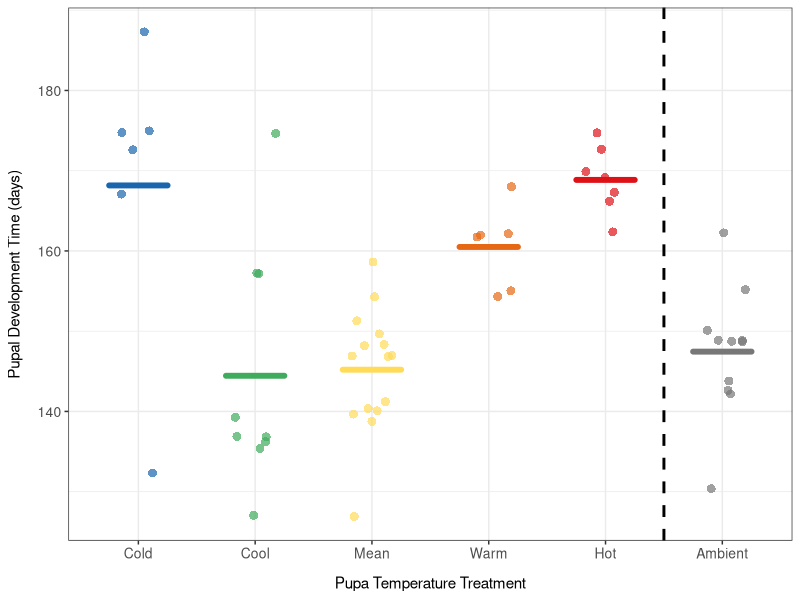
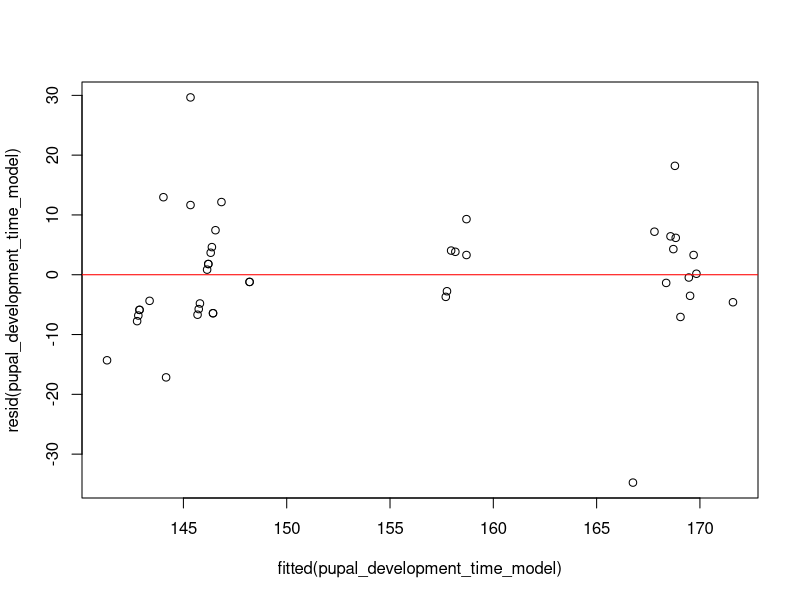
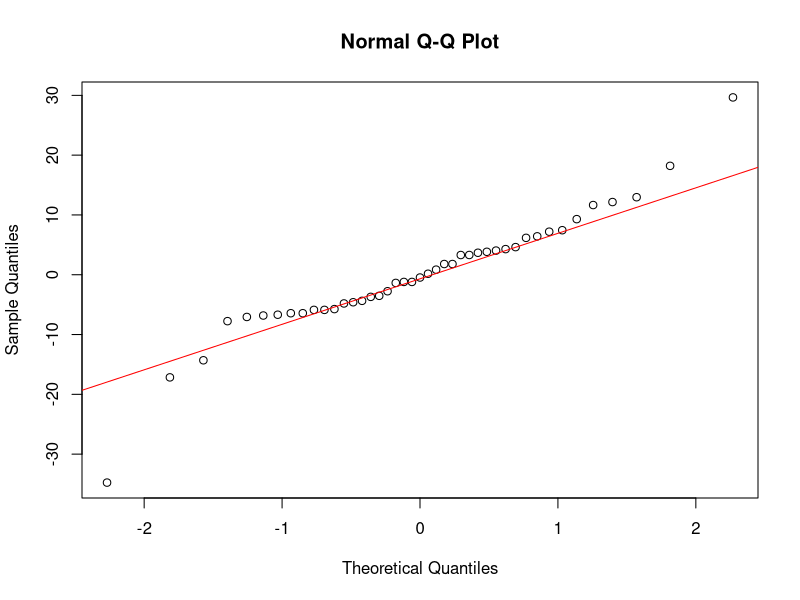
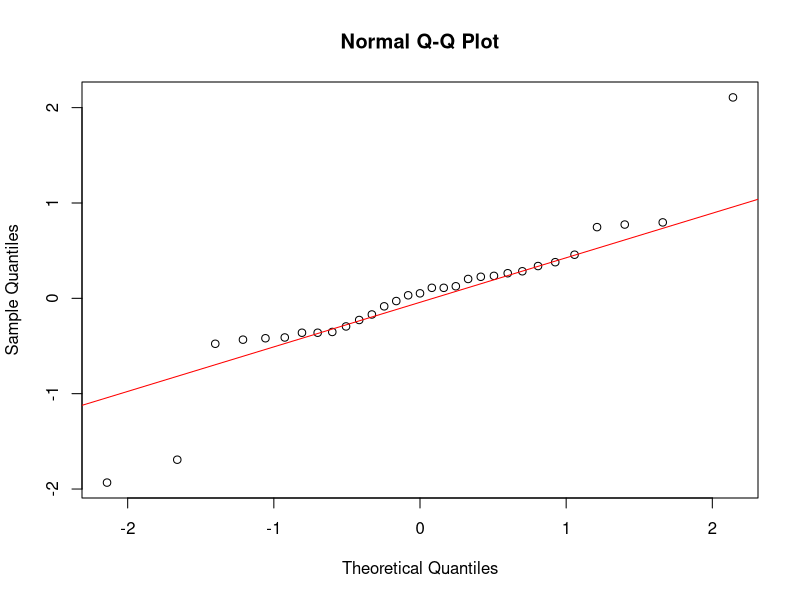
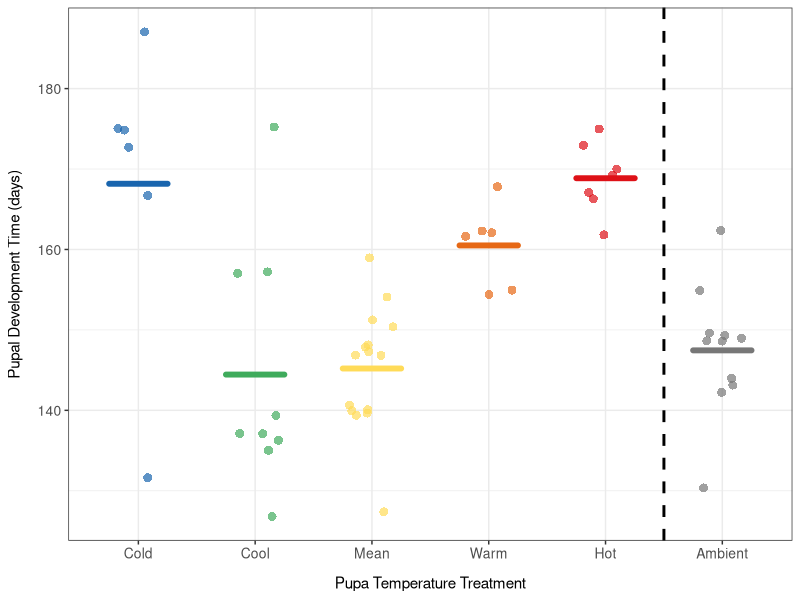

Recreate these plots in R, in order.
#### DESCRIPTION ####

# This script analyses the data looking at the effect of temperature on winter 
# moth pupal development time

#### SET UP ####

#set working directory to Files Pane location


# packages
library(here)
library(tidyverse)
library(lmerTest)

# data
adult_moths <- read.csv(here("data_files", "wm_exp1.csv"))
pupal_temperature_treatments <- read.csv("pupa_temperature_treatments_daily.csv")

# reorder temperature treatments for plots
adult_moths$pupa_temperature_treatment <- factor(adult_moths$pupa_temperature_treatment,
                                                 levels = c("cold", "cool", "mean", "warm", "hot", "ambient"))


# set up a common colour palette for plots
temperature_treatment_colours <- c("cold" = "#1965AE",
                                   "cool" = "#3FAB5C",
                                   "mean" = "#FFDB58",
                                   "warm" = "#E66815", 
                                   "hot" = "#DE1117", 
                                   "ambient" = "#777777") 


#### PLOT ####

# plot the mean pupal development time for each temperature treatment with the 
# raw data points 
pupal_development_time_plot <- ggplot(adult_moths, 
                                      aes(x = pupa_temperature_treatment,
                                          y = pupa_development_time,
                                          fill = pupa_temperature_treatment,
                                          colour = pupa_temperature_treatment)) +
  geom_jitter(width = 0.2, 
              alpha = 0.7, 
              size = 3, 
              stroke = 0) +
  stat_summary(fun = mean, 
               geom = "crossbar", 
               width = 0.5,
               linewidth = 0.8, 
               alpha = 0.8, 
               lineend = "round") +
  geom_vline(xintercept = 5.5, linetype = "dashed", color = "black", linewidth = 1) +
  labs(x = "Pupa Temperature Treatment",
       y = "Pupal Development Time (days)") +
  scale_fill_manual(values = temperature_treatment_colours) +
  scale_colour_manual(values = temperature_treatment_colours) +
  scale_x_discrete(labels = c("Cold", "Cool", "Mean", "Warm", "Hot", "Ambient")) +
  theme_bw() +
  theme(axis.title = element_text(size = 11),
        axis.text = element_text(size = 10),
        axis.title.x = element_text(margin = margin(t = 10)), 
        axis.title.y = element_text(margin = margin(r = 10)),
        legend.position = "none")

# look at the output
pupal_development_time_plot

# save the plot as a png file
ggsave("pupal_development_time_plot.png", plot = pupal_development_time_plot, width = 6, height = 4, dpi = 300)

#### MODEL ####

# filter the data to remove the control treatment 
adult_moths_minus_control <- adult_moths %>%
  filter(pupa_temperature_treatment != "ambient")

# reorder the temperature treatment so that the mean is the reference for modelling
adult_moths_minus_control$pupa_temperature_treatment <- factor(adult_moths_minus_control$pupa_temperature_treatment, 
                                                               levels = c("mean", "cold", "cool", "warm", "hot"))

# convert pupa development time to a numeric variable
adult_moths_minus_control <- adult_moths_minus_control %>%
  mutate(pupa_development_time = as.numeric(as.character(pupa_development_time)))

# subset the numerical pupal temperature data and rename the columns
pupal_temperature_treatments <- pupal_temperature_treatments %>%
  subset(select = c(ambient_rounded, 
                    cold_rounded, 
                    cool_rounded, 
                    mean_rounded, 
                    warm_rounded, 
                    hot_rounded)) %>%
  rename(ambient = ambient_rounded, 
         cold = cold_rounded, 
         cool = cool_rounded, 
         mean = mean_rounded, 
         warm = warm_rounded, 
         hot = hot_rounded) %>%
  drop_na()

# calculate the mean development time for each treatment
mean_pupal_development_times <- adult_moths %>%
  group_by(pupa_temperature_treatment) %>%
  summarise(mean_development_time = mean(pupa_development_time))

print(mean_pupal_development_times)

# create two objects, one with the temperature treatments and the other with the 
# mean pupal development times 
treatment_names <- c("ambient", "cold", "cool", "mean", "warm", "hot")
mean_development_time <- c(147, 168, 144, 145, 161, 169)

# calculate the mean temperature in the 7 days before the mean development time
# for each temperature treatment
seven_day_mean_temperatures <- mapply(function(treatment, days) {
  start_day <- days - 6
  mean(pupal_temperature_treatments[[treatment]][start_day:days], na.rm = TRUE)}, 
  treatment_names, mean_development_time)

# look at the output
seven_day_mean_temperatures

# assign the categorical temperature treatments a numerical values using mean 
# temperature in the 7 days before the mean development time for each treatment
adult_moths_minus_control <- adult_moths_minus_control %>%
  mutate(pupa_temperature_treatment_numerical = case_when(
    pupa_temperature_treatment == "mean" ~ 6.24,
    pupa_temperature_treatment == "cold" ~ 0.29,
    pupa_temperature_treatment == "cool" ~ 4.37,
    pupa_temperature_treatment == "warm" ~ 8.10,
    pupa_temperature_treatment == "hot" ~ 9.23))


# model the effect of temperature on pupal development time, include a linear 
# and quadratic component and clutch ID as a random effect
pupal_development_time_model <- lmer(pupa_development_time ~ pupa_temperature_treatment_numerical + 
                                       I(pupa_temperature_treatment_numerical^2) + 
                                       (1 | clutch_id), 
                                     data = adult_moths_minus_control)

summary(pupal_development_time_model)

#### CHECK FIT ####

# compare the full model to a reduced model without the squared term
full_model <- lm(pupa_development_time ~ pupa_temperature_treatment_numerical + 
                   I(pupa_temperature_treatment_numerical^2), data = adult_moths_minus_control)
reduced_model <- lm(pupa_development_time ~ pupa_temperature_treatment_numerical, 
                    data = adult_moths_minus_control)

anova(full_model, reduced_model, test = "Chisq")

# compare the full model to a null model 
full_model <- lm(pupa_development_time ~ pupa_temperature_treatment_numerical + 
                   I(pupa_temperature_treatment_numerical^2), data = adult_moths_minus_control)
null_model <- lm(pupa_development_time ~ 1, 
                 data = adult_moths_minus_control)

anova(full_model, null_model, test = "Chisq")

#### CHECK ASSUMPTIONS ####

# check the assumption of equal variance by plotting the residuals vs fitted values 
plot(fitted(pupal_development_time_model), resid(pupal_development_time_model)) 
abline(h = 0, col = "red")


# check the normality of the residuals 
qqnorm(resid(pupal_development_time_model)) 
qqline(resid(pupal_development_time_model), col = "red")

# check the normality of the random effects
pupal_development_time_re <- ranef(pupal_development_time_model)$clutch_id[[1]]
qqnorm(pupal_development_time_re)
qqline(pupal_development_time_re, col = "red")
